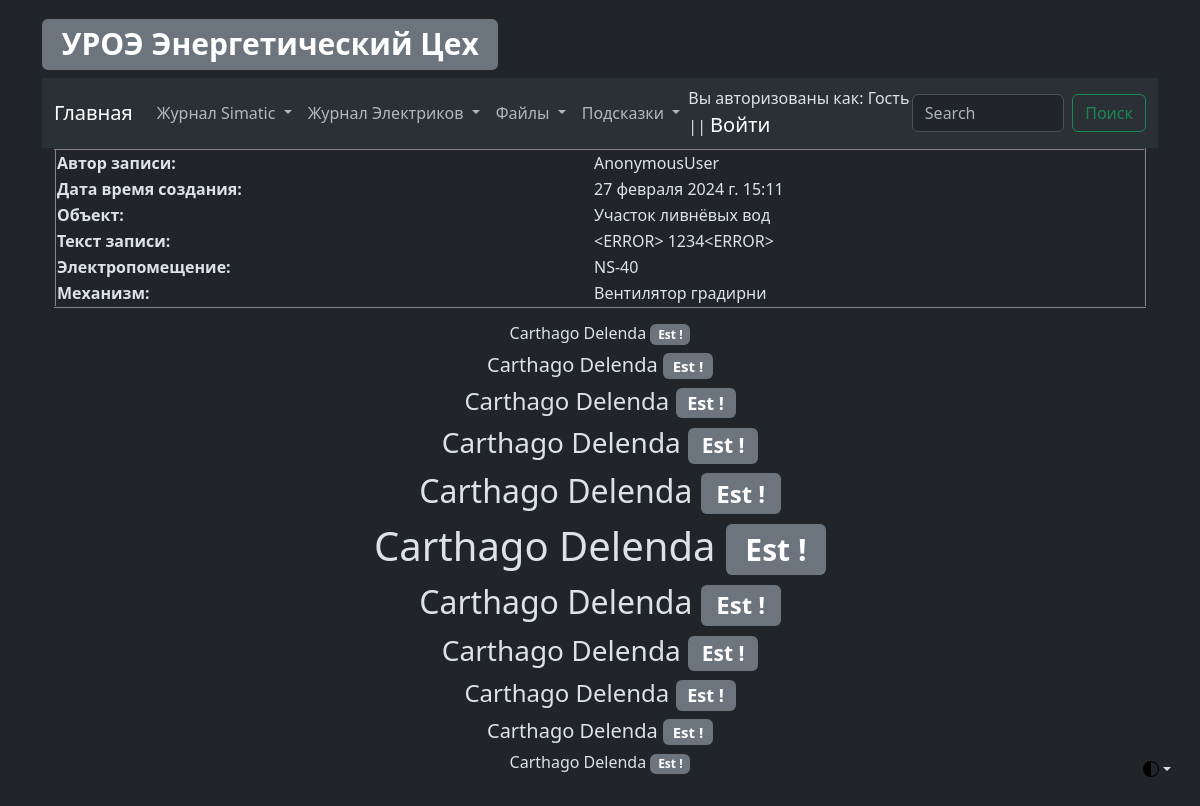
The app's page /elc/elc_log_view/details/log/6 with its own data.
### elc/models.py (models this page shows, shortened)
class ElcLog(models.Model):
    record_text_title = models.CharField(
        verbose_name="Заголовок записи", max_length=100
    )
    record_text_full = models.TextField(verbose_name="Текст записи", max_length=9999)
    record_author = models.CharField(verbose_name="Автор записи", max_length=100)
    record_data_create = models.DateTimeField(
        verbose_name="Дата создания записи", auto_now=True
    )
    record_object = models.ForeignKey(
        EncObject,
        related_name="elc_log_object",
        on_delete=models.CASCADE,
        blank=True,
        verbose_name="Объект",
    )
    record_electrical_room = models.ForeignKey(
        EncElectricalRoom,
        related_name="elc_log_electrical_room",
        on_delete=models.CASCADE,
        blank=True,
        verbose_name="Электропомещение",
    )
    record_mechanism = models.ForeignKey(
        EncMechanism,
        related_name="elc_log_mechanism",
        on_delete=models.CASCADE,
        blank=True,
        verbose_name="Механизм",
    )
    class Meta:
        verbose_name = "Запись Элекриков"
        verbose_name_plural = "Записи Элекриков"

### Enc_object/models.py (models this page shows, shortened)
class EncObject(models.Model):
    title = models.CharField(verbose_name="Объект", max_length=100)
    title_description = models.CharField(
        verbose_name="Описание объекта", max_length=100
    )
    slug = models.SlugField(max_length=50, unique=True)
    def __str__(self):
        return f"{self.title}"
    class Meta:
        verbose_name = "Объект"
        verbose_name_plural = "Объекты"

class EncElectricalRoom(models.Model):
    title = models.CharField(verbose_name="Электропомещение", max_length=100)
    title_description = models.CharField(
        verbose_name="Описание Электропомещения", max_length=100
    )
    slug = models.SlugField(max_length=50, unique=True)
    def __str__(self):
        return f"{self.title}"
    class Meta:
        verbose_name = "Электропомещение"
        verbose_name_plural = "Электропомещения"

class EncMechanism(models.Model):
    title = models.CharField(verbose_name="Механизм", max_length=100)
    title_description = models.CharField(
        verbose_name="Описание механизма", max_length=100
    )
    slug = models.SlugField(max_length=50, unique=True)
    def __str__(self):
        return f"{self.title}"
    class Meta:
        verbose_name = "Механизм"
        verbose_name_plural = "Механизмы"

### elc/views.py (the view)
class ElcLogLogViewDetails(DetailView):
    model = ElcLog
    context_object_name = "log_view_details"

### elc/templates/elc/elclog_detail.html (shortened to what this page needs)
{% extends 'template_0.html' %}
{% block ElcLogViewDetails %}
<table align="center" border="2px" width="100%">
    <tr>
        <th>Автор записи:</th>
        <td>{{ log_view_details.record_author }}</td>
    </tr>
    <tr>
        <th>Дата время создания:</th>
        <td>{{ log_view_details.record_data_create }}</td>
    </tr>
    <tr>
        <th>Объект:</th>
        <td>{{ log_view_details.record_object }}</td>
    </tr>
    <tr>
        <th>Текст записи:</th>
        <td>{{ log_view_details.record_text_full }}</td>
    </tr>
    <tr>
        <th>Электропомещение:</th>
        <td>{{ log_view_details.record_electrical_room }}</td>
    </tr>
    <tr>
        <th>Механизм:</th>
        <td>{{ log_view_details.record_mechanism }}</td>
    </tr>
</table>
{% endblock %}

### records on screen
ElcLog: record_author "AnonymousUser", record_data_create "27 февраля 2024 г. 15:11", record_object "Участок ливнёвых вод", record_text_full "<ERROR> 1234<ERROR>", record_electrical_room "NS-40", record_mechanism "Вентилятор градирни"
